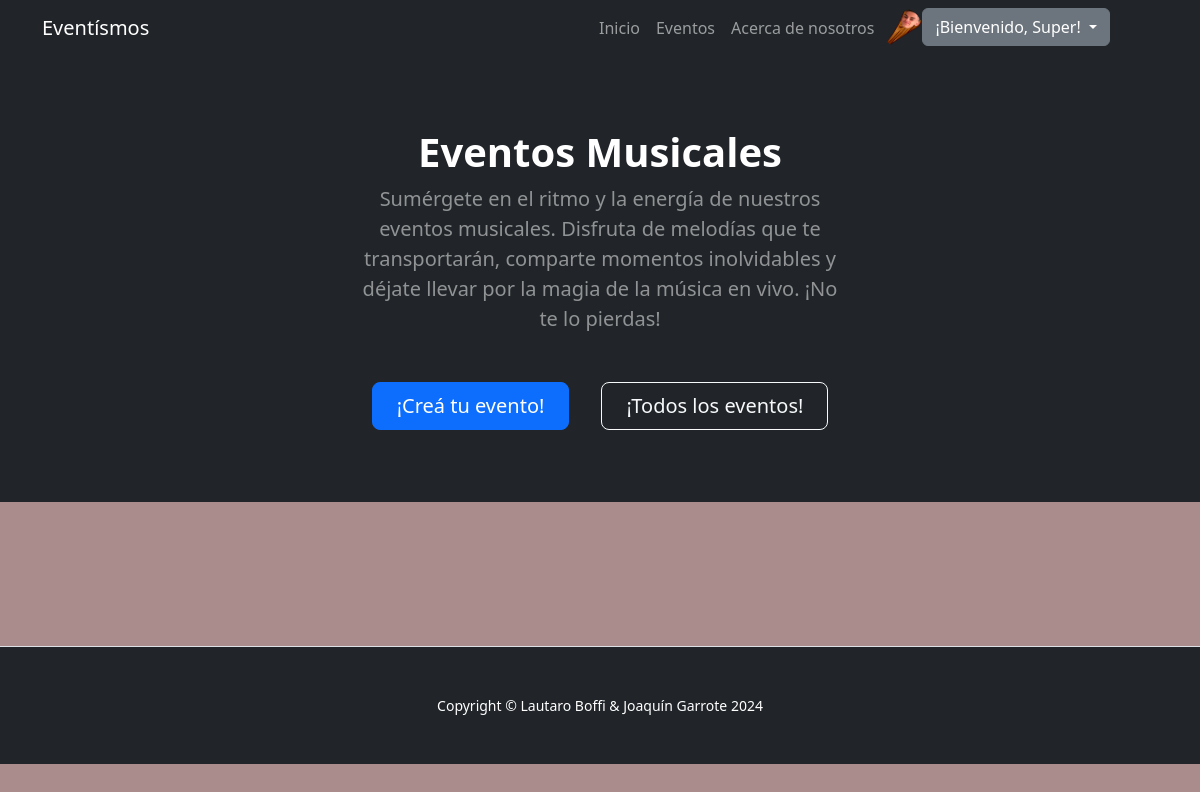
The app's page /appentrega/musicales/ (signed in) with its own data.
### users/models.py (models this page shows, shortened)
class CustomUser(AbstractUser):
    first_name = models.CharField(max_length=30, blank=True)
    last_name = models.CharField(max_length=30, blank=True)
    profile_picture = models.ImageField(upload_to='profile_pictures/', null=True, blank=True)
    description = models.CharField(max_length=30, blank=True)

### appentrega/views.py (the view)
# urls.py: path('musicales/', views.musicales, name="Musicales"),
def musicales(request):
    object_list = Evento.objects.all()
    return render(request, "appentrega/evento/categorias/musicales.html", {'object_list': object_list})

### appentrega/templates/appentrega/evento/categorias/musicales.html (shortened to what this page needs)
{% extends 'appentrega/base.html' %}
{% load static %}
{% block form %}
<header class="bg-dark py-5">
    <div class="container px-5">
        <div class="row gx-5 justify-content-center">
            <div class="col-lg-6">
                <div class="text-center mb-0 mt-4">
                    <h1 class="display-7 fw-bolder text-white mb-2">Eventos Musicales</h1>
                </div>
                <div class="text-center mb-5 mt-0">
                    <p class="lead fw-normal text-white-50 mb-0">Sumérgete en el ritmo y la energía de nuestros eventos musicales. Disfruta de melodías que te transportarán, comparte momentos inolvidables y déjate llevar por la magia de la música en vivo. ¡No te lo pierdas!</p>
                </div>
                <div class="d-grid gap-3 d-sm-flex justify-content-sm-center mb-4 mt-4">
                    <a class="btn btn-primary btn-lg px-4 me-sm-3" href="{% url "CrearEvento" %}">¡Creá tu evento!</a>
                    <a class="btn btn-outline-light btn-lg px-4" href="{% url "ListaEvento" %}">¡Todos los eventos!</a>
                </div>
            </div>
        </div>
    </div>
</header>
<section class="py-5 border-bottom" id="features">
</section>
{% endblock form %}

### appentrega/templates/appentrega/base.html (shortened to what this page needs)
<!DOCTYPE html>
<html lang="en">
  <head>
    {% load static %}
    <link href="{% static "css/styles.css" %}" rel="stylesheet" />
  </head>
  <body>
    <nav class="navbar navbar-expand-lg navbar-dark bg-dark">
      <div class="container">
        <a class="navbar-brand" href="{% url "Inicio" %}">Eventísmos</a>
        <div class="collapse navbar-collapse" id="navbarSupportedContent">
          <ul class="navbar-nav ms-auto mt-0 mb-lg-0 me-5">
            <li class="nav-item"><a class="nav-link" href="{% url "Inicio" %}">Inicio</a></li>
            <li class="nav-item"><a class="nav-link" href="{% url "ListaEvento" %}">Eventos</a></li>
            <li class="nav-item"><a class="nav-link" href="{% url "About" %}">Acerca de nosotros</a></li>
            {% if request.user.is_authenticated %}
            {% if user.profile_picture %}
                <img src="{{user.profile_picture.url}}" alt="" class="rounded-circle profile-picture" style="height: 40px;width: 40px;">
            {% endif %}
            <div class="dropdown">
                <button class="btn btn-secondary dropdown-toggle" type="button" id="dropdownMenuButton1" data-bs-toggle="dropdown" aria-expanded="false">
                   ¡Bienvenido, {{ request.user.username }}!
                </button>
            </div>
        {% endif %}
          </ul>
        </div>
      </div>
    </nav>
    {% block form %}
    {% endblock form %}
    <footer class="py-5 bg-dark">
      <div class="container px-5">
        <p class="m-0 text-center text-white small">Copyright &copy; Lautaro Boffi & Joaquín Garrote 2024</p>
      </div>
    </footer>
  </body>
</html>

### records on screen
CustomUser: profile_picture (picture), user.username "Super"
